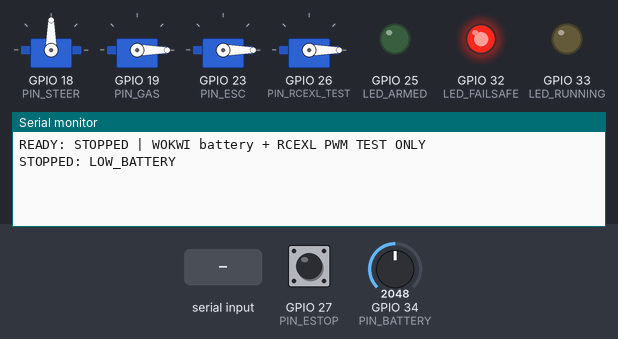
This sketch was run on a simulated ESP32. Shown: 4 × servo, output pins drawn as LEDs (lit = HIGH), the last lines printed to the serial monitor. The inputs (shaded band) are chosen by the test bench; at power-on: GPIO 27 (PIN_ESTOP) HIGH, GPIO 34 (PIN_BATTERY) = 2048 (analog values on the 0–4095 scale).

Above: at 1.2 s.
1.3 s: GPIO 27 (PIN_ESTOP) pulled LOW for 0.15 s
At 1.43 s:
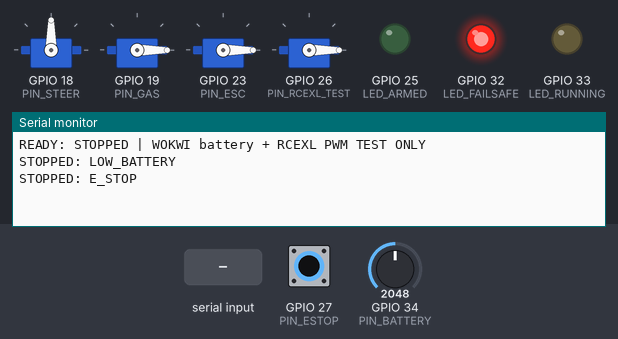
2.9 s: "STOP\n" received over Serial
At 4.1 s:
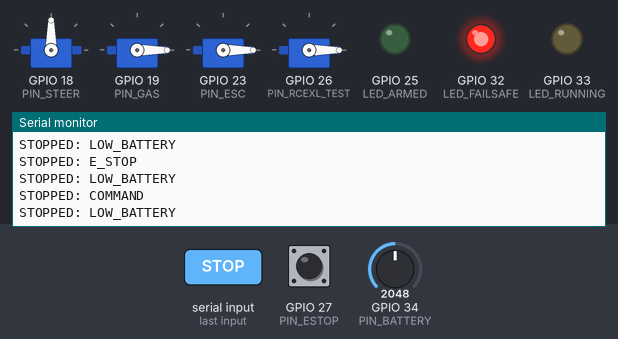
4.4 s: "BAT\n" received over Serial
At 5.4 s:
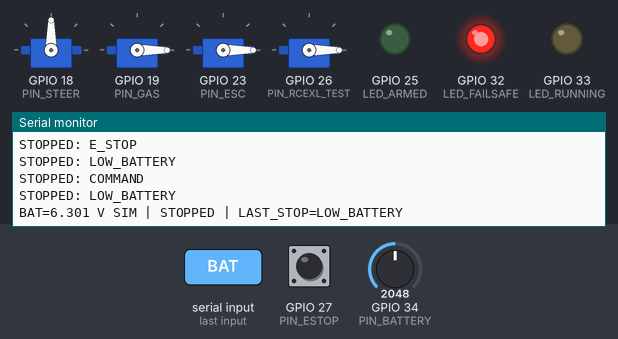
5.9 s: "PING\n" received over Serial
At 6.5 s:
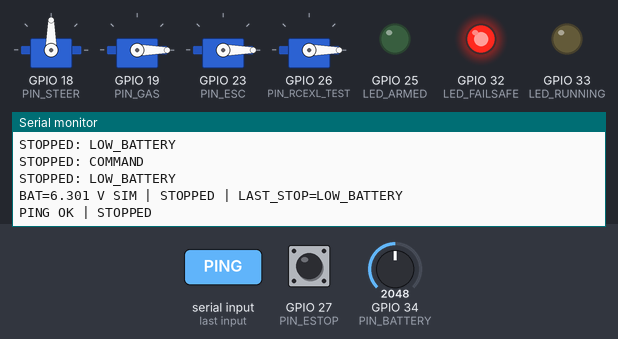

The sketch:

sketch.ino
```cpp
#include <Arduino.h>
#include <ESP32Servo.h>
#include <ctype.h>
#include <stdarg.h>
#include <stdio.h>
#include <string.h>

// Keep the user's ESP32-WROOM / Wokwi GPIO assignments.
constexpr uint8_t PIN_STEER = 18;
constexpr uint8_t PIN_GAS = 19;
constexpr uint8_t PIN_ESC = 23;          // Logic Analyzer D0
constexpr uint8_t PIN_RCEXL_TEST = 26;   // Logic Analyzer D1, TEST ONLY
constexpr uint8_t PIN_ESTOP = 27;        // INPUT_PULLUP; button to GND
constexpr uint8_t PIN_BATTERY = 34;      // ADC1; potentiometer SIG
constexpr uint8_t LED_ARMED = 25;        // green
constexpr uint8_t LED_FAILSAFE = 32;     // red (also STOPPED)
constexpr uint8_t LED_RUNNING = 33;      // yellow

constexpr uint32_t TIMEOUT_MS = 5000;
constexpr uint32_t BATTERY_SAMPLE_MS = 20;
constexpr int ESC_STOP_US = 1000;
constexpr int ESC_MAX_TEST_US = 1600;    // Preserve original test limit.
constexpr int RCEXL_STOP_TEST_US = 1000;
constexpr int RCEXL_RUN_TEST_US = 1500;
// These RCEXL pulse widths are arbitrary simulation markers, NOT verified
// ON/OFF commands, pinout or failsafe settings of any real RCEXL unit.
constexpr int STEER_CENTER_DEG = 90;
constexpr int GAS_CLOSED_DEG = 0;        // Simulation: calibrate real linkage.
constexpr int GAS_MAX_TEST_DEG = 135;
constexpr uint32_t LOW_BATTERY_MV = 10200; // Simulation threshold, not a BMS.
constexpr size_t SERIAL_LINE_SIZE = 48;
constexpr uint8_t SERIAL_BYTES_PER_LOOP = 32;

Servo servoLai;
Servo servoGa;
Servo escSignal;
Servo rcexlTestSignal;

enum VehicleState { STOPPED, ARMED, RUNNING };
VehicleState state = STOPPED;
const char* stopReason = "BOOT";
uint32_t lastValidCommandMs = 0;
uint32_t lastBatterySampleMs = 0;
uint32_t batteryMv = 0;
bool outputsReady = false;
char serialLine[SERIAL_LINE_SIZE];
size_t serialLength = 0;
bool discardLine = false;
bool discardPendingRx = false;

// Never wait for TX space: a flooded monitor must not block failsafe.
// Diagnostic replies may be dropped under load; control state remains valid.
void reply(const char* format, ...) {
  char message[128];
  va_list args;
  va_start(args, format);
  const int length = vsnprintf(message, sizeof(message), format, args);
  va_end(args);
  if (length > 0 && length < static_cast<int>(sizeof(message)) &&
      Serial.availableForWrite() >= length) {
    Serial.write(reinterpret_cast<const uint8_t*>(message), length);
  }
}

const char* stateName() {
  if (state == ARMED) return "ARMED";
  if (state == RUNNING) return "RUNNING";
  return "STOPPED";
}

void sampleBattery(bool force = false) {
  const uint32_t now = millis();
  if (force || static_cast<uint32_t>(now - lastBatterySampleMs) >= BATTERY_SAMPLE_MS) {
    lastBatterySampleMs = now;
    // WOKWI POT ONLY: raw 0..4095 => simulated pack 0..12.6 V.
    // VCC = 3V3, GND = GND. Never connect a real 3S pack to GPIO34.
    // Real hardware needs a divider, calibrated ADC and another conversion.
    batteryMv = static_cast<uint32_t>(analogRead(PIN_BATTERY)) * 12600UL / 4095UL;
  }
}

void updateLeds() {
  digitalWrite(LED_ARMED, state == ARMED ? HIGH : LOW);
  digitalWrite(LED_RUNNING, state == RUNNING ? HIGH : LOW);
  digitalWrite(LED_FAILSAFE, state == STOPPED ? HIGH : LOW);
}

void safeOutputs() {
  servoGa.write(GAS_CLOSED_DEG);
  escSignal.writeMicroseconds(ESC_STOP_US);
  rcexlTestSignal.writeMicroseconds(RCEXL_STOP_TEST_US);
  servoLai.write(STEER_CENTER_DEG);
  updateLeds();
}

void forceStop(const char* reason) {
  state = STOPPED;
  stopReason = reason;
  safeOutputs();                        // Apply outputs before diagnostics.
  discardLine = discardLine || serialLength != 0;
  serialLength = 0;
  discardPendingRx = Serial.available() > 0; // Drop commands queued before stop.
  reply("STOPPED: %s\n", reason);
}

// Level-sensitive: holding E-Stop prevents both ARM and RUN.
const char* activeInterlock() {
  if (digitalRead(PIN_ESTOP) == LOW) return "E_STOP";
  if (!outputsReady) return "PWM_ATTACH_FAILED";
  if (batteryMv < LOW_BATTERY_MV) return "LOW_BATTERY";
  return nullptr;
}

void enforceSafety() {
  sampleBattery();
  const char* fault = activeInterlock();
  if (fault != nullptr) {
    if (state != STOPPED || strcmp(stopReason, fault) != 0) forceStop(fault);
    return;
  }
  // Unsigned subtraction also handles millis() wraparound.
  if (state == RUNNING &&
      static_cast<uint32_t>(millis() - lastValidCommandMs) >= TIMEOUT_MS) {
    forceStop("TIMEOUT");
  }
}

void acceptedCommand() {
  if (state == RUNNING) lastValidCommandMs = millis();
}

bool parseNumber(const char* text, int minimum, int maximum, int& value) {
  if (text == nullptr || *text == '\0') return false;
  int result = 0;
  unsigned digits = 0;
  for (const char* p = text; *p; ++p) {
    if (*p < '0' || *p > '9' || ++digits > 3) return false;
    result = result * 10 + (*p - '0');
    if (result > maximum) return false;
  }
  if (result < minimum) return false;
  value = result;
  return true;
}

void processCommand(char* line) {
  while (*line == ' ' || *line == '\t') ++line;
  size_t length = strlen(line);
  while (length && (line[length - 1] == ' ' || line[length - 1] == '\t')) {
    line[--length] = '\0';
  }
  if (!length) return;                    // Empty lines are not heartbeat.
  for (char* p = line; *p; ++p) *p = static_cast<char>(toupper(static_cast<unsigned char>(*p)));
  char* argument = strpbrk(line, " \t");
  if (argument) {
    *argument++ = '\0';
    while (*argument == ' ' || *argument == '\t') ++argument;
  }

  // Check again at a complete frame; an overdue PING cannot rescue a timeout.
  const VehicleState stateBeforeCheck = state;
  sampleBattery(true);
  enforceSafety();
  if (stateBeforeCheck != STOPPED && state == STOPPED) return;
  if (strcmp(line, "STOP") == 0 && argument == nullptr) {
    forceStop("COMMAND");
    return;
  }
  if (strcmp(line, "BAT") == 0 && argument == nullptr) {
    acceptedCommand();
    reply("BAT=%.3f V SIM | %s | LAST_STOP=%s\n", batteryMv / 1000.0, stateName(), stopReason);
    return;
  }
  if (strcmp(line, "PING") == 0 && argument == nullptr) {
    acceptedCommand();
    reply("PING OK | %s\n", stateName());
    return;
  }
  if ((strcmp(line, "ARM") == 0 || strcmp(line, "RUN") == 0) && argument == nullptr) {
    const char* fault = activeInterlock();
    if (fault) {
      reply("REJECT: %s\n", fault);
      return;
    }
    if (strcmp(line, "ARM") == 0) {
      if (state != STOPPED) {
        reply("REJECT: ARM requires STOPPED\n");
        return;
      }
      state = ARMED;
      safeOutputs();
      reply("ARMED: outputs at safe idle\n");
    } else {
      if (state != ARMED) {
        reply("REJECT: RUN requires ARM\n");
        return;
      }
      state = RUNNING;
      safeOutputs();
      rcexlTestSignal.writeMicroseconds(RCEXL_RUN_TEST_US);
      acceptedCommand();
      reply("RUNNING: send PING or valid command before 5000 ms\n");
    }
    return;
  }

  const bool steer = strcmp(line, "STEER") == 0;
  const bool gas = strcmp(line, "GAS") == 0;
  const bool esc = strcmp(line, "ESC") == 0;
  if (steer || gas || esc) {
    int value = 0;
    if (!parseNumber(argument, steer ? 45 : 0, steer ? 135 : 100, value)) {
      reply("REJECT: %s requires integer %s\n", line, steer ? "45..135" : "0..100");
      return;
    }
    if (state != RUNNING) {
      reply("REJECT: controls require ARM then RUN\n");
      return;
    }
    if (steer) servoLai.write(value);
    if (gas) servoGa.write(map(value, 0, 100, GAS_CLOSED_DEG, GAS_MAX_TEST_DEG));
    if (esc) escSignal.writeMicroseconds(map(value, 0, 100, ESC_STOP_US, ESC_MAX_TEST_US));
    acceptedCommand();
    reply("OK %s %d\n", line, value);
    return;
  }
  reply("REJECT: invalid command or extra argument\n");
}

void serviceSerial() {
  for (uint8_t count = 0; count < SERIAL_BYTES_PER_LOOP && Serial.available(); ++count) {
    enforceSafety();
    const char c = static_cast<char>(Serial.read());
    const bool endOfLine = c == '\r' || c == '\n';
    if (discardPendingRx) {
      discardLine = !endOfLine;
      if (!Serial.available()) discardPendingRx = false;
      continue;
    }
    if (endOfLine) {
      if (discardLine) {
        discardLine = false;
        serialLength = 0;
        reply("REJECT: discarded incomplete, oversized or invalid line\n");
      } else if (serialLength) {
        serialLine[serialLength] = '\0';
        serialLength = 0;
        processCommand(serialLine);
      }
      continue;
    }
    if (discardLine) continue;
    if ((static_cast<uint8_t>(c) < 32 && c != '\t') || static_cast<uint8_t>(c) > 126 ||
        serialLength >= sizeof(serialLine) - 1) {
      discardLine = true;               // Never execute a valid-looking suffix.
      serialLength = 0;
      continue;
    }
    serialLine[serialLength++] = c;
  }
}

void setup() {
  Serial.setTxBufferSize(256);
  Serial.begin(115200);
  pinMode(PIN_ESTOP, INPUT_PULLUP);
  pinMode(PIN_BATTERY, INPUT);
  pinMode(LED_ARMED, OUTPUT);
  pinMode(LED_RUNNING, OUTPUT);
  pinMode(LED_FAILSAFE, OUTPUT);
  updateLeds();
  analogReadResolution(12);
  analogSetPinAttenuation(PIN_BATTERY, ADC_11db);

  // Set each safe target immediately after attach. A real output gate is still
  // needed to exclude boot/reset transients before firmware starts.
  servoLai.setPeriodHertz(50);
  servoLai.attach(PIN_STEER, 500, 2500);
  servoLai.write(STEER_CENTER_DEG);
  servoGa.setPeriodHertz(50);
  servoGa.attach(PIN_GAS, 500, 2500);
  servoGa.write(GAS_CLOSED_DEG);
  escSignal.setPeriodHertz(50);
  escSignal.attach(PIN_ESC, 1000, 2000);
  escSignal.writeMicroseconds(ESC_STOP_US);
  rcexlTestSignal.setPeriodHertz(50);
  rcexlTestSignal.attach(PIN_RCEXL_TEST, 1000, 2000);
  rcexlTestSignal.writeMicroseconds(RCEXL_STOP_TEST_US);
  outputsReady = servoLai.attached() && servoGa.attached() &&
                 escSignal.attached() && rcexlTestSignal.attached();
  safeOutputs();
  sampleBattery(true);
  reply("READY: STOPPED | WOKWI battery + RCEXL PWM TEST ONLY\n");
  enforceSafety();
}

void loop() {
  enforceSafety();
  serviceSerial();
  enforceSafety();
  delay(1);                            // Yield to ESP32 tasks; no Serial wait.
}
```

Measured:
- after the input at 1.3 s, the serial monitor: prints a new line at once (image 1)
- after the input at 2.9 s, the serial monitor: prints a new line at once (image 2)
- after the input at 4.4 s, the serial monitor: prints a new line at once (image 3)
- after the input at 5.9 s, the serial monitor: prints a new line at once (image 4)
